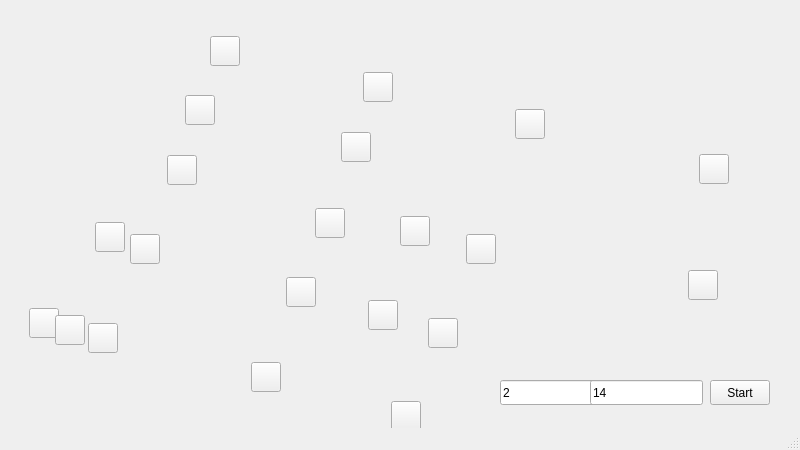
<?xml version="1.0" encoding="UTF-8"?>
<ui version="4.0">
 <class>MainWindow</class>
 <widget class="QMainWindow" name="MainWindow">
  <property name="geometry">
   <rect>
    <x>0</x>
    <y>0</y>
    <width>800</width>
    <height>450</height>
   </rect>
  </property>
  <property name="windowTitle">
   <string>MainWindow</string>
  </property>
  <widget class="QWidget" name="centralwidget">
   <widget class="QPushButton" name="pushButton">
    <property name="geometry">
     <rect>
      <x>710</x>
      <y>380</y>
      <width>60</width>
      <height>25</height>
     </rect>
    </property>
    <property name="text">
     <string>Start</string>
    </property>
   </widget>
   <widget class="QLineEdit" name="line1">
    <property name="geometry">
     <rect>
      <x>500</x>
      <y>380</y>
      <width>113</width>
      <height>25</height>
     </rect>
    </property>
    <property name="text">
     <string>2</string>
    </property>
   </widget>
   <widget class="QLineEdit" name="line2">
    <property name="geometry">
     <rect>
      <x>590</x>
      <y>380</y>
      <width>113</width>
      <height>25</height>
     </rect>
    </property>
    <property name="text">
     <string>14</string>
    </property>
   </widget>
   <widget class="QLabel" name="label_pic">
    <property name="geometry">
     <rect>
      <x>680</x>
      <y>190</y>
      <width>60</width>
      <height>25</height>
     </rect>
    </property>
    <property name="text">
     <string/>
    </property>
   </widget>
   <widget class="QPushButton" name="to_node3">
    <property name="geometry">
     <rect>
      <x>699</x>
      <y>154</y>
      <width>30</width>
      <height>30</height>
     </rect>
    </property>
    <property name="text">
     <string/>
    </property>
   </widget>
   <widget class="QPushButton" name="to_node5">
    <property name="geometry">
     <rect>
      <x>341</x>
      <y>132</y>
      <width>30</width>
      <height>30</height>
     </rect>
    </property>
    <property name="text">
     <string/>
    </property>
   </widget>
   <widget class="QPushButton" name="from_node0">
    <property name="geometry">
     <rect>
      <x>210</x>
      <y>36</y>
      <width>30</width>
      <height>30</height>
     </rect>
    </property>
    <property name="text">
     <string/>
    </property>
   </widget>
   <widget class="QPushButton" name="to_node12">
    <property name="geometry">
     <rect>
      <x>130</x>
      <y>234</y>
      <width>30</width>
      <height>30</height>
     </rect>
    </property>
    <property name="text">
     <string/>
    </property>
   </widget>
   <widget class="QPushButton" name="to_node16">
    <property name="geometry">
     <rect>
      <x>29</x>
      <y>308</y>
      <width>30</width>
      <height>30</height>
     </rect>
    </property>
    <property name="text">
     <string/>
    </property>
   </widget>
   <widget class="QPushButton" name="from_node1">
    <property name="geometry">
     <rect>
      <x>363</x>
      <y>72</y>
      <width>30</width>
      <height>30</height>
     </rect>
    </property>
    <property name="text">
     <string/>
    </property>
   </widget>
   <widget class="QPushButton" name="from_node2">
    <property name="geometry">
     <rect>
      <x>515</x>
      <y>109</y>
      <width>30</width>
      <height>30</height>
     </rect>
    </property>
    <property name="text">
     <string/>
    </property>
   </widget>
   <widget class="QPushButton" name="from_node4">
    <property name="geometry">
     <rect>
      <x>185</x>
      <y>95</y>
      <width>30</width>
      <height>30</height>
     </rect>
    </property>
    <property name="text">
     <string/>
    </property>
   </widget>
   <widget class="QPushButton" name="from_node6">
    <property name="geometry">
     <rect>
      <x>167</x>
      <y>155</y>
      <width>30</width>
      <height>30</height>
     </rect>
    </property>
    <property name="text">
     <string/>
    </property>
   </widget>
   <widget class="QPushButton" name="from_node7">
    <property name="geometry">
     <rect>
      <x>315</x>
      <y>208</y>
      <width>30</width>
      <height>30</height>
     </rect>
    </property>
    <property name="text">
     <string/>
    </property>
   </widget>
   <widget class="QPushButton" name="from_node9">
    <property name="geometry">
     <rect>
      <x>466</x>
      <y>234</y>
      <width>30</width>
      <height>30</height>
     </rect>
    </property>
    <property name="text">
     <string/>
    </property>
   </widget>
   <widget class="QPushButton" name="from_node10">
    <property name="geometry">
     <rect>
      <x>688</x>
      <y>270</y>
      <width>30</width>
      <height>30</height>
     </rect>
    </property>
    <property name="text">
     <string/>
    </property>
   </widget>
   <widget class="QPushButton" name="from_node11">
    <property name="geometry">
     <rect>
      <x>95</x>
      <y>222</y>
      <width>30</width>
      <height>30</height>
     </rect>
    </property>
    <property name="text">
     <string/>
    </property>
   </widget>
   <widget class="QPushButton" name="from_node13">
    <property name="geometry">
     <rect>
      <x>286</x>
      <y>277</y>
      <width>30</width>
      <height>30</height>
     </rect>
    </property>
    <property name="text">
     <string/>
    </property>
   </widget>
   <widget class="QPushButton" name="from_node14">
    <property name="geometry">
     <rect>
      <x>368</x>
      <y>300</y>
      <width>30</width>
      <height>30</height>
     </rect>
    </property>
    <property name="text">
     <string/>
    </property>
   </widget>
   <widget class="QPushButton" name="from_node15">
    <property name="geometry">
     <rect>
      <x>428</x>
      <y>318</y>
      <width>30</width>
      <height>30</height>
     </rect>
    </property>
    <property name="text">
     <string/>
    </property>
   </widget>
   <widget class="QPushButton" name="from_node17">
    <property name="geometry">
     <rect>
      <x>55</x>
      <y>315</y>
      <width>30</width>
      <height>30</height>
     </rect>
    </property>
    <property name="text">
     <string/>
    </property>
   </widget>
   <widget class="QPushButton" name="from_node18">
    <property name="geometry">
     <rect>
      <x>88</x>
      <y>323</y>
      <width>30</width>
      <height>30</height>
     </rect>
    </property>
    <property name="text">
     <string/>
    </property>
   </widget>
   <widget class="QPushButton" name="from_node19">
    <property name="geometry">
     <rect>
      <x>251</x>
      <y>362</y>
      <width>30</width>
      <height>30</height>
     </rect>
    </property>
    <property name="text">
     <string/>
    </property>
   </widget>
   <widget class="QPushButton" name="to_node20">
    <property name="geometry">
     <rect>
      <x>391</x>
      <y>401</y>
      <width>30</width>
      <height>30</height>
     </rect>
    </property>
    <property name="text">
     <string/>
    </property>
   </widget>
   <widget class="QPushButton" name="from_node8">
    <property name="geometry">
     <rect>
      <x>400</x>
      <y>216</y>
      <width>30</width>
      <height>30</height>
     </rect>
    </property>
    <property name="text">
     <string/>
    </property>
   </widget>
  </widget>
  <widget class="QMenuBar" name="menubar">
   <property name="geometry">
    <rect>
     <x>0</x>
     <y>0</y>
     <width>800</width>
     <height>22</height>
    </rect>
   </property>
  </widget>
  <widget class="QStatusBar" name="statusbar"/>
 </widget>
 <resources/>
 <connections/>
</ui>
